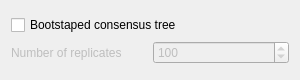
<?xml version="1.0" encoding="UTF-8"?>
<ui version="4.0">
 <class>SeqBootModel</class>
 <widget class="QWidget" name="SeqBootModel">
  <property name="geometry">
   <rect>
    <x>0</x>
    <y>0</y>
    <width>300</width>
    <height>80</height>
   </rect>
  </property>
  <property name="windowTitle">
   <string>Form</string>
  </property>
  <layout class="QVBoxLayout" name="verticalLayout_2">
   <item>
    <layout class="QVBoxLayout" name="verticalLayout">
     <item>
      <layout class="QHBoxLayout" name="horizontalLayout_2">
       <item>
        <widget class="QCheckBox" name="bootstrapCheckBox">
         <property name="text">
          <string>Bootstaped consensus tree</string>
         </property>
        </widget>
       </item>
      </layout>
     </item>
     <item>
      <layout class="QHBoxLayout" name="horizontalLayout">
       <item>
        <widget class="QLabel" name="label2">
         <property name="enabled">
          <bool>false</bool>
         </property>
         <property name="text">
          <string>Number of replicates</string>
         </property>
        </widget>
       </item>
       <item>
        <widget class="QSpinBox" name="repsSpinBox">
         <property name="enabled">
          <bool>false</bool>
         </property>
         <property name="maximum">
          <number>1000000</number>
         </property>
         <property name="value">
          <number>100</number>
         </property>
        </widget>
       </item>
      </layout>
     </item>
    </layout>
   </item>
  </layout>
 </widget>
 <resources/>
 <connections/>
</ui>
